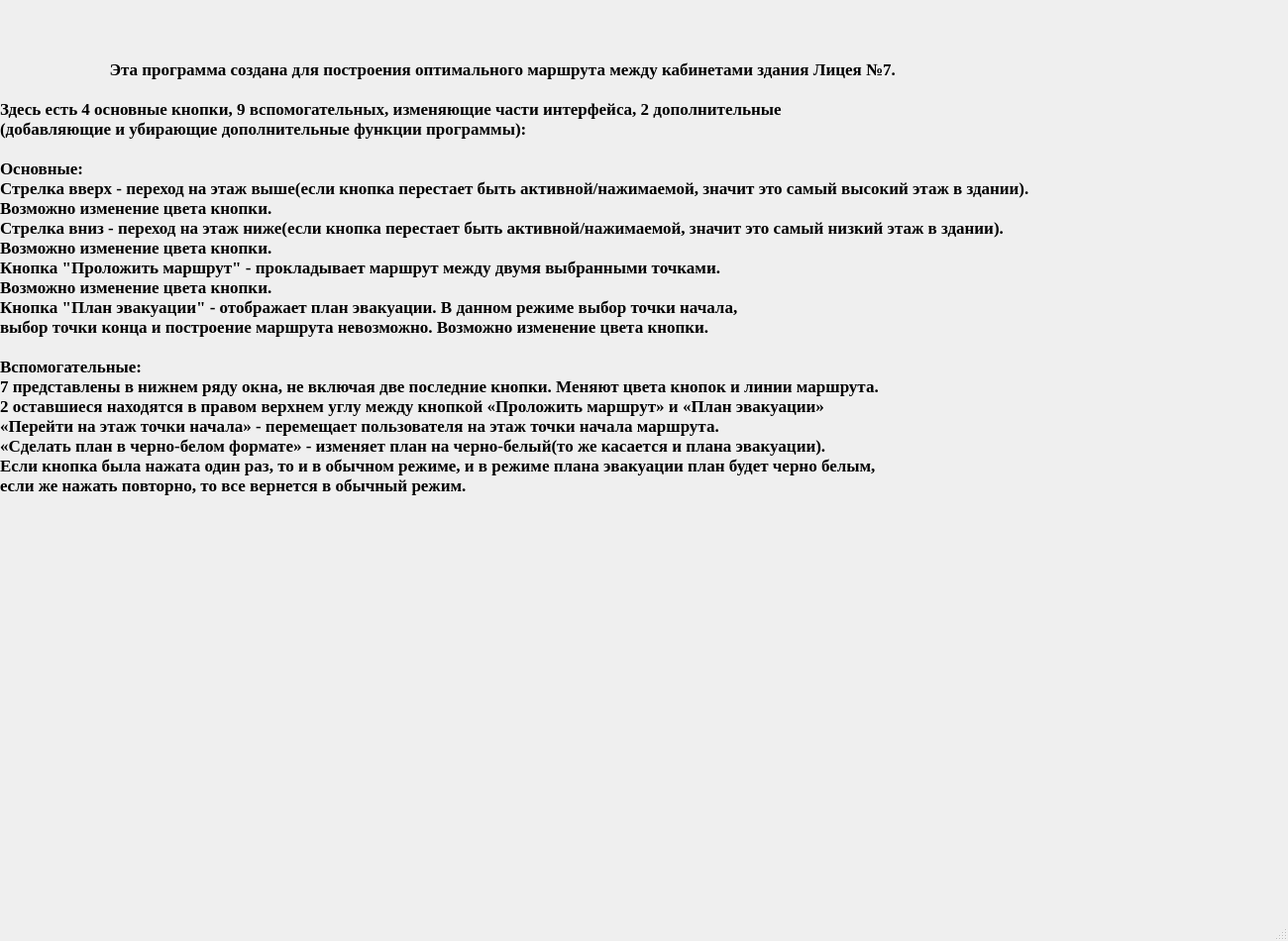
<?xml version="1.0" encoding="UTF-8"?>
<ui version="4.0">
 <class>MainWindow</class>
 <widget class="QMainWindow" name="MainWindow">
  <property name="geometry">
   <rect>
    <x>0</x>
    <y>0</y>
    <width>1300</width>
    <height>950</height>
   </rect>
  </property>
  <property name="font">
   <font>
    <family>Times New Roman</family>
    <pointsize>8</pointsize>
    <weight>75</weight>
    <bold>true</bold>
   </font>
  </property>
  <property name="windowTitle">
   <string>MainWindow</string>
  </property>
  <widget class="QWidget" name="centralwidget">
   <widget class="QLabel" name="label">
    <property name="geometry">
     <rect>
      <x>0</x>
      <y>-51</y>
      <width>1121</width>
      <height>661</height>
     </rect>
    </property>
    <property name="font">
     <font>
      <family>Times New Roman</family>
      <pointsize>13</pointsize>
      <weight>75</weight>
      <bold>true</bold>
     </font>
    </property>
    <property name="text">
     <string>                          Эта программа создана для построения оптимального маршрута между кабинетами здания Лицея №7.

Здесь есть 4 основные кнопки, 9 вспомогательных, изменяющие части интерфейса, 2 дополнительные
(добавляющие и убирающие дополнительные функции программы):

Основные:
Стрелка вверх - переход на этаж выше(если кнопка перестает быть активной/нажимаемой, значит это самый высокий этаж в здании).
Возможно изменение цвета кнопки.
Стрелка вниз - переход на этаж ниже(если кнопка перестает быть активной/нажимаемой, значит это самый низкий этаж в здании).
Возможно изменение цвета кнопки.
Кнопка &quot;Проложить маршрут&quot; - прокладывает маршрут между двумя выбранными точками.
Возможно изменение цвета кнопки.
Кнопка &quot;План эвакуации&quot; - отображает план эвакуации. В данном режиме выбор точки начала,
выбор точки конца и построение маршрута невозможно. Возможно изменение цвета кнопки.

Вспомогательные:
7 представлены в нижнем ряду окна, не включая две последние кнопки. Меняют цвета кнопок и линии маршрута.
2 оставшиеся находятся в правом верхнем углу между кнопкой «Проложить маршрут» и «План эвакуации»
«Перейти на этаж точки начала» - перемещает пользователя на этаж точки начала маршрута.
«Сделать план в черно-белом формате» - изменяет план на черно-белый(то же касается и плана эвакуации).
Если кнопка была нажата один раз, то и в обычном режиме, и в режиме плана эвакуации план будет черно белым,
если же нажать повторно, то все вернется в обычный режим.</string>
    </property>
   </widget>
  </widget>
  <widget class="QMenuBar" name="menubar">
   <property name="geometry">
    <rect>
     <x>0</x>
     <y>0</y>
     <width>1300</width>
     <height>21</height>
    </rect>
   </property>
  </widget>
  <widget class="QStatusBar" name="statusbar"/>
 </widget>
 <resources/>
 <connections/>
</ui>
